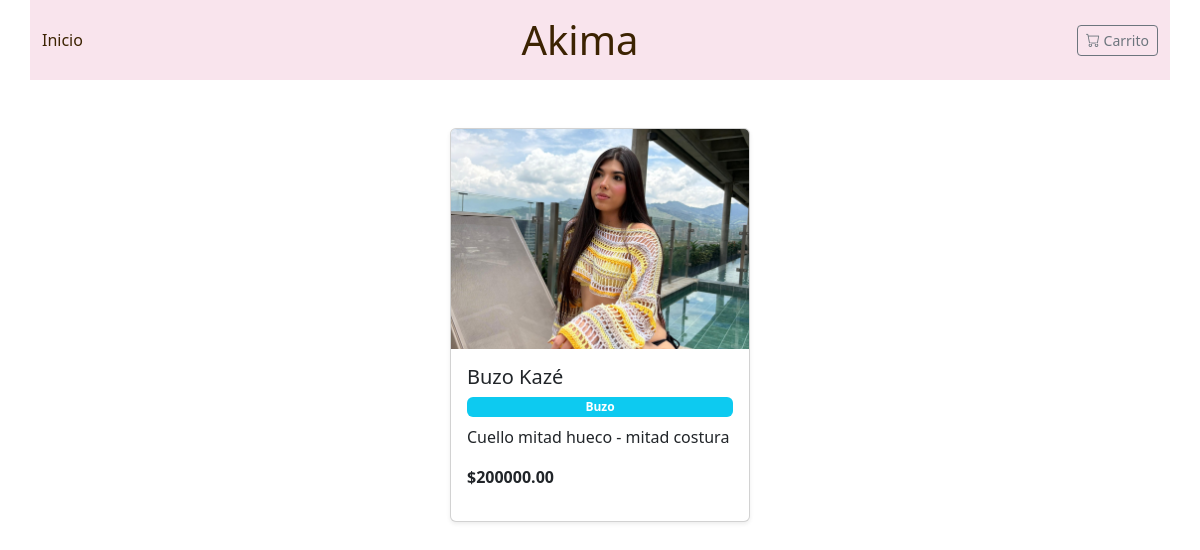
The page / on the database its author committed.
### crochet/models.py (models this page shows, shortened)
class Product(models.Model):
    CATEGORIES = [
        ('Bikini', 'Bikini'),
        ('Top', 'Top'),
        ('Falda', 'Falda'),
        ('Buzo', 'Buzo'),
        ('Vestido', 'Vestido'),
        ('Short', 'Short'),
        ('Set', 'Set'),
        ('Accesorio', 'Accesorio'),
        ('Pantalón', 'Pantalón'),
        ('Camisa', 'Camisa'),
        ('Otro', 'Otro'),
    ]
    category = models.CharField('Category', max_length=20, choices=CATEGORIES)
    name = models.CharField('Name', max_length=150)
    description = models.TextField('Description')
    price = models.DecimalField('Price', max_digits=10, decimal_places=2, validators=[MinValueValidator(Decimal('0.00'))])
    stock = models.IntegerField('Stock', default=0, validators=[MinValueValidator(0)])
    manufacturing_time = models.IntegerField('Manufacturing Time (hours)', validators=[MinValueValidator(0)])
    active = models.BooleanField('Active', default=True)
    manufacturing_guide = models.FileField(upload_to='guias/fabricacion/', blank=True, null=True)
    size_guide = models.ImageField(upload_to='guias/tallas/', blank=True, null=True)
    class Meta:
        db_table = 'product'

class ProductImage(models.Model):
    id_product = models.ForeignKey(
        Product,
        on_delete=models.CASCADE,
        verbose_name='Product',
        related_name='images'
    )
    url_image = models.ImageField('Image', upload_to='products/')
    class Meta:
        db_table = 'product_image'

### crochet/views.py (the view)
# urls.py: 2. Add a URL to urlpatterns:  path('', views.home, name='home')
def home(request):
    products = Product.objects.filter(active=True)
    return render(request, 'home.html', {'products': products})

### crochet/templates/home.html (shortened to what this page needs)
{% extends 'header.html' %}
{% block content %}
<div class="container mt-5">
  <div class="d-flex flex-wrap justify-content-center gap-4">
    {% for product in products %}
      <div class="mb-4 d-flex">
          <a href="{% url 'product_detail' product.id %}"
            class="text-decoration-none text-dark">
          <div class="card shadow-sm h-100"
               style="width: 300px; cursor: pointer; transition: 0.2s;">
            {% with img=product.images.first %}
              {% if img %}
                <img src="{{ img.url_image.url }}"
                     class="card-img-top"
                     alt="{{ product.name }}"
                     style="height: 220px; object-fit: cover;">
              {% else %}
                <div class="d-flex align-items-center justify-content-center bg-light"
                     style="height: 220px;">
                  <span class="text-muted">Sin imagen</span>
                </div>
              {% endif %}
            {% endwith %}
            <div class="card-body d-flex flex-column">
              <h5 class="card-title">{{ product.name }}</h5>
              <span class="badge bg-info mb-2">{{ product.category }}</span>
              <p class="card-text">
                {{ product.description|truncatewords:20 }}
              </p>
              <p class="fw-bold mt-auto">
                ${{ product.price }}
              </p>
            </div>
          </div>
        </a>
      </div>
    {% empty %}
      <p class="text-center">No hay productos disponibles.</p>
    {% endfor %}
  </div>
</div>
{% endblock %}

### rows shown on the page
Product: images.first.url_image (picture), name "Buzo Kazé", category "Buzo", description "Cuello mitad hueco - mitad costura", price "200000.00"
